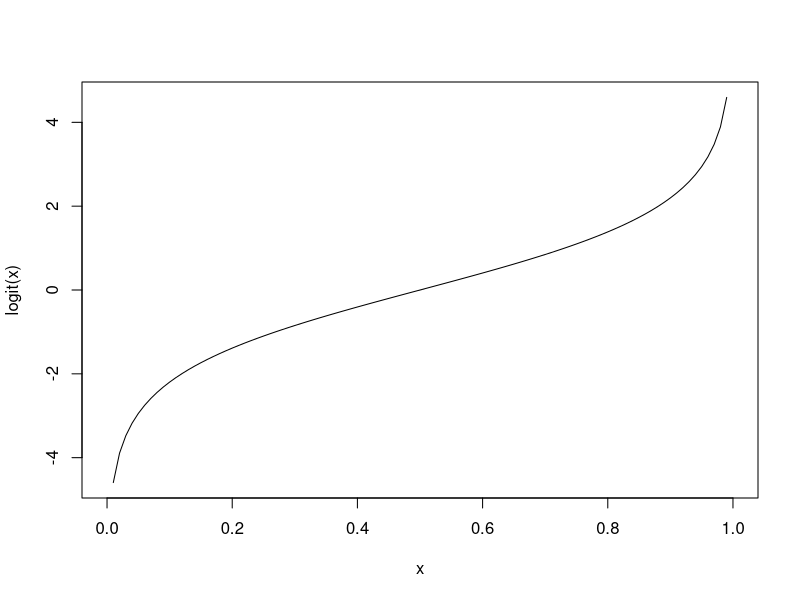
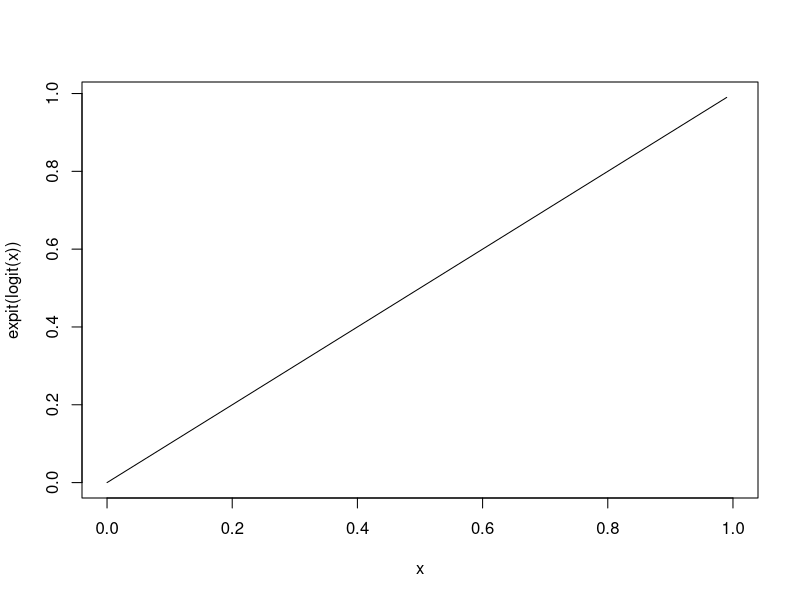
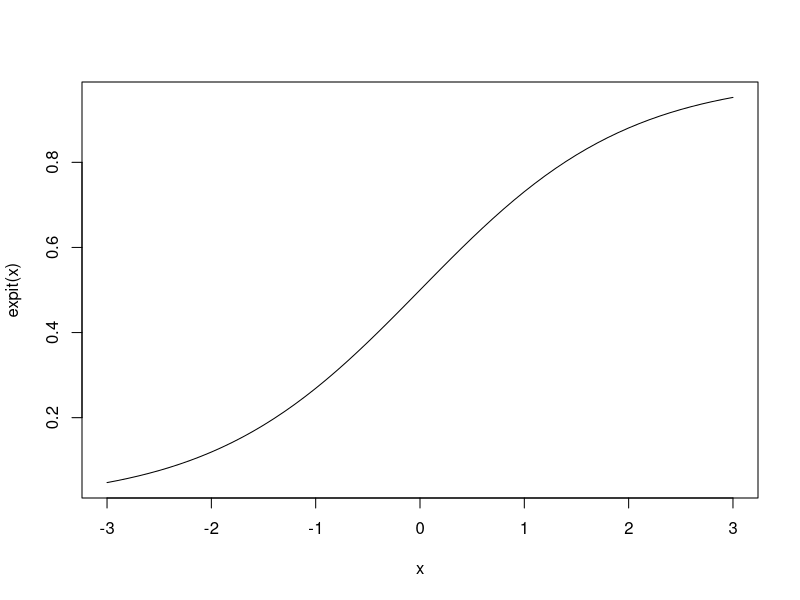
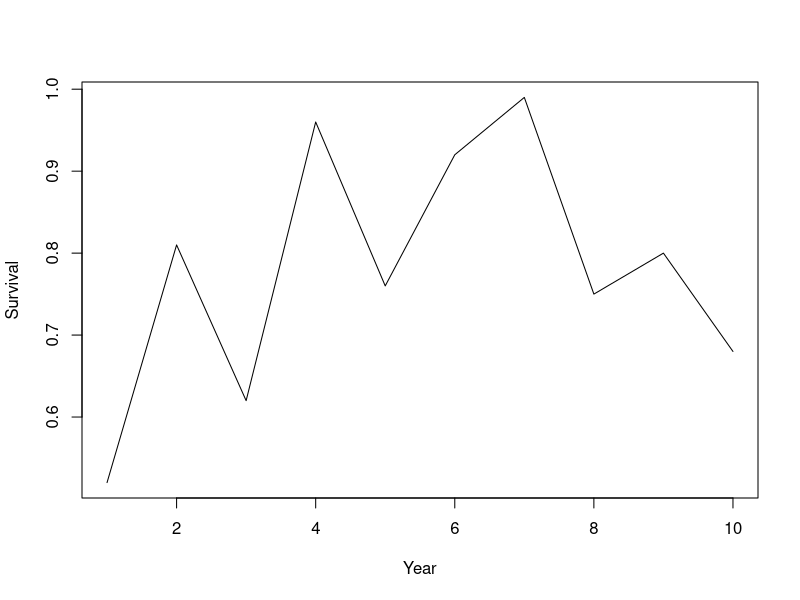

Source code (R) for these figures, in order: (Note: this script raises an error after producing the figures.)
## ---- chunk 1
knitr::opts_chunk$set(echo = TRUE, cache = TRUE)
## ---- chunk 2


##################################################
####                                          ####  
####  R Bootcamp #1, Module 4                 ####
####                                          #### 
####   University of Nevada, Reno             ####
####                                          #### 
##################################################

##################################################
####  PROGRAMMING: FUNCTIONS AND MORE         ####
####      author: Perry Williams              ####
##################################################

## NOTE: this module borrows heavily from an R short-course developed by a team at Colorado State University. 

## ---- chunk 3

#######
# Start with blank workspace

rm(list=ls())

## ---- chunk 4

####
####  Functions
####

my.function = function(){       # this function has no arguments
  message <- "Hello, world!"
  return(message)
}

## ---- chunk 5

my.function()

## ---- chunk 6

my.function      # try running without parentheses-   what happens?

## ---- chunk 7

## We can write our own functions. Useful if we have to repeat the same operations over and over with different inputs.
my.mean <- function(x){
    m <- sum(x)/length(x)
    return(m)
}

foo <- c(2, 4, 6, 8)
my.mean(foo)


## ---- chunk 8

## A function to square the arguments.
square <- function(x){
    x^2
}

## Square a single value (scalar).
square(2)

## Square all elements of a vector.
square(1:10)


## ---- chunk 9

## Often, we need to write functions that are not included in the base R package e.g., the logit function.
## Calculate the log-odds (logit).
logit <- function(x){
    log(x/(1-x))
}

## Calculate logit of 0.9.
logit(.9)

## Sequence between 0 and 1.
x <- seq(from = 0, to = 1, by = 0.01)

## Caclulate the logit of a vector.
logit.x <- logit(x)
logit.x

## Plot x on x-axis, and logit(x) on y axis.
plot(x, logit.x, type = 'l',xlab="x",ylab="logit(x)")    # View the output graphically.


## ---- chunk 10

## Sequence between 0 and 1.
x <- seq(from = 0, to = 1, by = 0.01)

logit.x <- logit(x)

## The expit (or inverse logit) funtion.
expit <- function(x){
    exp(x)/(1+exp(x))
}

## Calculate the inverse-logit of logit(0.9) = 2.197225.
expit(2.197225)

expit.logit.x <- expit(logit.x)    # Return to original x values.

## Plot x on x-axis, and expit(logit(x)) = x on y axis.
plot(x, expit.logit.x, type = 'l',xlab="x",ylab="expit(logit(x))")

## Plot "logistic" curve
plot(x=seq(-3,3,0.1),y=expit(seq(-3,3,0.1)),type="l",xlab="x",ylab="expit(x)")


## ---- chunk 11

## n is the number of animals being monitored.
## d is the number of animals that died.
survival <- function(n, d){
    (n-d)/n
}

## One year of data.
survival(n = 10, d = 5)

## Simulate many years of data.
d <- sample(0:50, 10, replace = TRUE)   # note use of "sample()" function   [random number of dead individuals]
n <- rep(100, times=10)                 # total number of individuals 
surv <- survival(n = n, d = d)
surv

## Plot year-specific survival rate (random- will look different every time!)
plot(1:10, surv, type = 'l',xlab="Year",ylab="Survival")

## ---- chunk 12

####
####  if...else statements
####

########
# Draw a sample from a Binomial distribution with p = 0.7 (here, p is detection probability).
p <- 0.7            # probability of detection
x <- rbinom(n = 1, size = 1, prob = p)      # single 'coin flip' with prob success equal to p

if (x > 0) {
    print("Detected")
} else {
    print("Not detected")
}

######
# Make a "safe" version of the "logit" function

logit.safe <- function(x){
    bad <- ((x<0)|(x>1))
    if(any(bad)){
      stop("logit is only defined for x between 0 and 1!")
    }else{
      log(x/(1-x))
    }
    
}
x <- seq(from = -1, to = 2, by = 0.1)
# logit(x)      # this returns impossible numbers (NaNs)
# logit.safe(x)   # this will throw an informative error!

logit.safe(c(0.15,0.99))



## ---- chunk 13

####
####  ifelse()
####

## Note if...else only works for running one logical (T/F) test at a time. If we have a spreadsheet with lots of data, we need something else.
n.samples <- 100
set.seed(2017)     # the 'seed' allows random number generators to give the same result every time!

## 100 samples from a binomial distribution with detection probability p = 0.7.
y <- rbinom(n = n.samples, size = 1, prob = p)
y

## incorrect usage
if (y == 1) {
    print("Detected")
} else {
    print("Not detected")
}   # PRINTS A WARNING MESSAGE!

## Use ifelse instead.
detection.history <- ifelse(y == 1, print("Detected"), print("Not detected"))
detection.history

## Going the other direction.
ifelse(detection.history == "Detected", 1, 0)

xt  <-  cbind(rbinom(10, 1, .5), rbinom(10, 1, .6))
xt
ifelse(xt[, 1] > 0 & xt[, 2] > 0, print("Detected twice"),
       print("Not detected twice"))


## ---- chunk 14

####
####  for loops
####

for(i in 1:10){
  print(i)
}

for(j in c(1,2,3,4,5,6,7,8,9,10)){       # alternative
  print(j)
}


n.iter <- 10                   # another alternative!
count <- 0
for(i in 1:n.iter){
  count <- count+1            # assign a new value of count equal to the old value of count plus 1
  print(count)
}


## ---- chunk 15

  # closer look at iteration vector:
1:n.iter

## ---- chunk 16

## Using the iteration variable "i" within the for loop:

count <- 0
for(i in 1:n.iter){
  count <- count+i            # assign a new value of count equal to the old value of count + i
  print(count)
}

## A for-loop for dependent sequence (here, the Fibonacci sequence)
n.iter <- 10
x <- rep(0, n.iter)           # set up vector of all zeros
x[1] <- 1                     # assign x_1  <-  1
x[2] <- 1                     # assign x_2 = 0
for(i in 3:n.iter){
  x[i] <- x[i-1]+x[i-2]       # x_i = x_(i-1) + x_(i-2)
}
x


## ---- chunk 17

###
### apply (A more efficient way to iterate)
###

W <- matrix(rpois(4, 10), nrow = 2, ncol = 2)  # Create a 2X2 matrix using a Poisson distribution with lambda = 10.
W

## Calculate the row means.
apply(W, 1, mean)

## Calculate the column means.
apply(W, 2, mean)

## Identify the column that has the largest value.
apply(W, 1, which.max)

## Apply your own functions to each row in a matrix.
MyFunc <- function(x){
    2+sum(x/5)-3/2*mean(x)^2
}
apply(W, 1, MyFunc)


##########
# lapply: apply a function across a list or vector

lapply(1:5,function(x) exp(x)) 

lapply(1:5, function(x) sqrt(trees$Volume[x]))


##########
# sapply: apply a function across a list or vector, and simplify the returned object (usually returns a vector)

sapply(1:5,function(x) exp(x)) 


#########
# tapply: summarize a vector by group (apply a summary function separately to each group)

df.new <- data.frame(
  var1 = runif(10),
  group = sample(c("A","B"),10,replace=T)
)
tapply(df.new$var1,df.new$group,sum)


## ---- chunk 18

####################
####  Practice exercises ####
####################


###
### Perform hypothesis test using if...then...else
###

n.samples <- 100
x <- rnorm(n = n.samples, mean = 1, sd = 1) # Generate fake data from a normal distribution (using random number generator).
hist(x)
mu <- mean(x)                               # Compute the sample mean.
s <- sd(x)                                  # Compute the sample standard deviation.
t <- mu/(s/sqrt(n.samples))                 # Calculate t-statistic (here, standardized difference of the sample mean from zero)
t.crit <- qt(p = 0.975, df = 99)            # Calculate critical value for test (above which we can reject the null hypothesis with acceptable type-I error)
if (t > t.crit) {
    print("reject")                        # Reject if condition holds.
} else {
    print("fail to reject")                # Fail to reject otherwise.
}

## ---- chunk 19

###
### Clean up messy matrix using ifelse
###

## Simulate data.
observations <- matrix(sample(c("Detected", "NotDetected", 1, 0), 20*3, replace = TRUE), 20, 3)    # simulate detection/non-detection data over three sampling occasions

habitat <- rnorm(20, 0, 2)    # simulate environmental covariate
Data <- cbind(observations, habitat)       # bind into single matrix.
Data

## ---- chunk 20

## Clean-up data using "ifelse()" function
NewObs <- ifelse( (Data[, 1:3] == "Detected") | (Data[, 1:3] == "1"), 1, 0) #  The "|" means "or." Similarly "&" means "and"
NewHabitat <- as.numeric(Data[, 4])  # as.numeric gets rid of quotes around habitat data.
NewHabitat <- round(NewHabitat, 2)   # round rounds to number of decimals specified.
NewData <- cbind(NewObs, NewHabitat) # bind the columns to form a matrix.
colnames(NewData) <- c("obs1", "obs2", "obs3", "Habitat")  # provide column names
NewData

## ---- chunk 21

###
### FOR loop examples
###

#############
## EXAMPLE 1: Plot a 3D surface using data already stored in R.

Z <- 2 * volcano        # Exaggerate the relief (multiply the elevation by 2)   

X <- 10 * (1:nrow(Z))   # set horizontal coordinates -- 10 meter spacing (S to N)     

Y <- 10 * (1:ncol(Z))   # set vertical coordinates -- 10 meter spacing (E to W)

# Z   # make sure the elevation matrix looks right

par(bg = "white")
layout(matrix(c(1,1),nrow=1))
persp(X,  Y, Z, theta = 135, phi = 30, col = "green3",    # "persp()" produces a 3D "perspective plot"
      scale = FALSE, ltheta = -120, shade = 0.75,
      border = NA, box = FALSE)

## ---- chunk 22

## change the value of theta from 135 to 90 to change the viewing angle
persp(X, Y, Z, theta = 90, phi = 30, col = "green3",
      scale = FALSE,  ltheta = -120, shade = 0.75,
      border = NA, box = FALSE)

## ---- chunk 23

##################
## EXAMPLE 2: Use a FOR loop to create a simulation to test the central limit theorem (CLT).

n.iter <- 1000                                # large number of hypothetical "repeat samples."
sample.size <- 30                             # Sample size of 30 from each repeat sample.
min <- 2                                       # True population minimum of 2.
max <- 6                                       # True population maximum of 6.
means <- numeric(n.iter)                      # Initialize empty vector to store the sample means.
for(i in 1:n.iter){                           # For each of the repeat samples...
    sample <- runif(sample.size,min=min,max=max)     # draw a random sample from the true population
    means[i] <- mean(sample)                # and store the sample mean.
}
hist(means)                                # Histogram of all the means.
abline(v = mean(means), col = 2, lwd = 4)          # The mean of the means is close to the true mean of 4.
plot(density(means), main = "")
abline(v = mean(means), col = 2, lwd = 4)
mean(means)                                # Close to true mean of 5

## ---- chunk 24


##############
##  Logistic population growth example (uses function and for loop)


## Logistic growth function: calculate population size using logistic growth model.
  # K = carrying capacity.
  # r = intrinsic growth rate
  # P0 = initial population size

logistic.growth <- function(r, P0, K){            
    dpdt <- r*P0*(1-P0/K)                   # implement logistic growth equation
    P0+dpdt                                   
}                                           
logistic.growth(r = .5, P0 = 10, K = 100)   # try out the new function!

## ---- chunk 25

## Logistic growth function within a for-loop

years <- 20                                   # How many years we want to calc population size.
pop.size <- numeric(years)                    # Empty vector to store population size.
pop.size[1] <- 5                              # Starting population size (P0).
for(i in 1:(years-1)){                     # Function within a FOR loop!
    pop.size[i+1] <- logistic.growth(r = 0.5, P0 = pop.size[i], K = 100)
}
plot(1:years, pop.size, type = 'l',
     xlab = "Years", ylab = "Population Size")

## ---- chunk 26

## A more complex function that outputs a plot.
plot.logistic.growth <- function(r, P, K, years){
    pop.size[1] <- P
    for(i in 1:(years-1)){
        pop.size[i+1] <- P+r*P*(1-P/K)
        P <- pop.size[i+1]
    }
    plot(1:years, pop.size, type = 'l', xlab = "Years",
         ylab = "Population Size",
         main = paste("r = ", r, "K = ", K))
}

plot.logistic.growth(r = 0.5, P = 10, K = 100, years = 20)
par(mfrow = c(2, 2), mar = c(4, 4, 1, 1))                  # Multi-figure (mf) plot with 2 rows and 2 columns.
plot.logistic.growth(r = 0.1, P = 10, K = 100, years = 20)   # Change the values of r and quickly print plots.
plot.logistic.growth(r = 0.2, P = 10, K = 100, years = 20)
plot.logistic.growth(r = 0.3, P = 10, K = 100, years = 20)
plot.logistic.growth(r = 0.5, P = 10, K = 100, years = 20)
par(mfrow = c(1, 1))                               # Return to a 1X1 plot.

